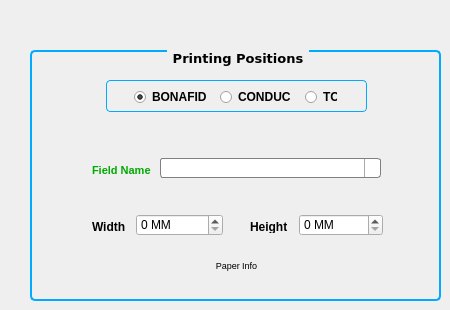
   <widget class="QWidget" name="printPage">
    <widget class="QGroupBox" name="printGB">
     <property name="geometry">
      <rect>
       <x>30</x>
       <y>50</y>
       <width>411</width>
       <height>251</height>
      </rect>
     </property>
     <property name="font">
      <font>
       <family>Verdana</family>
       <pointsize>10</pointsize>
       <weight>75</weight>
       <bold>true</bold>
       <kerning>true</kerning>
      </font>
     </property>
     <property name="styleSheet">
      <string notr="true">QGroupBox {

     background-color: qlineargradient(x1: 0, y1: 0, x2: 0, y2: 1,
                                       stop: 0 #FFFFFF, stop: 1 #E0E0E0);
     border: 2px solid #00AAFF;
     border-radius: 5px;
     margin-top: 1ex; /* leave space at the top for the title */
 }

 QGroupBox::title {
     subcontrol-origin: margin;
     subcontrol-position: top center; /* position at the top center */
     padding: 0 3px;
     
 }</string>
     </property>
     <property name="title">
      <string notr="true">Printing Positions</string>
     </property>
     <property name="alignment">
      <set>Qt::AlignCenter</set>
     </property>
     <widget class="QLabel" name="label_9">
      <property name="geometry">
       <rect>
        <x>62</x>
        <y>114</y>
        <width>61</width>
        <height>13</height>
       </rect>
      </property>
      <property name="font">
       <font>
        <weight>75</weight>
        <bold>true</bold>
       </font>
      </property>
      <property name="text">
       <string>&lt;!DOCTYPE HTML PUBLIC &quot;-//W3C//DTD HTML 4.0//EN&quot; &quot;http://www.w3.org/TR/REC-html40/strict.dtd&quot;&gt;
&lt;html&gt;&lt;head&gt;&lt;meta name=&quot;qrichtext&quot; content=&quot;1&quot; /&gt;&lt;style type=&quot;text/css&quot;&gt;
p, li { white-space: pre-wrap; }
&lt;/style&gt;&lt;/head&gt;&lt;body style=&quot; font-family:'MS Shell Dlg 2'; font-size:8.25pt; font-weight:600; font-style:normal;&quot;&gt;
&lt;p style=&quot; margin-top:0px; margin-bottom:0px; margin-left:0px; margin-right:0px; -qt-block-indent:0; text-indent:0px;&quot;&gt;&lt;span style=&quot; font-size:8pt; color:#00aa00;&quot;&gt;Field Name&lt;/span&gt;&lt;/p&gt;&lt;/body&gt;&lt;/html&gt;</string>
      </property>
      <property name="buddy">
       <cstring>fieldCombo</cstring>
      </property>
     </widget>
     <widget class="QComboBox" name="fieldCombo">
      <property name="geometry">
       <rect>
        <x>130</x>
        <y>108</y>
        <width>221</width>
        <height>20</height>
       </rect>
      </property>
      <property name="minimumSize">
       <size>
        <width>101</width>
        <height>20</height>
       </size>
      </property>
      <property name="styleSheet">
       <string notr="true"> QComboBox {
     border: 1px solid gray;
     border-radius: 3px;
     padding: 1px 18px 1px 3px;
     min-width: 6em;
 }

 QComboBox:editable {
     background: white;
 }

 QComboBox:!editable, QComboBox::drop-down:editable {
      background: qlineargradient(x1: 0, y1: 0, x2: 0, y2: 1,
                                  stop: 0 #E1E1E1, stop: 0.4 #DDDDDD,
                                  stop: 0.5 #D8D8D8, stop: 1.0 #D3D3D3);
 }

 /* QComboBox gets the &quot;on&quot; state when the popup is open */
 QComboBox:!editable:on, QComboBox::drop-down:editable:on {
     background: qlineargradient(x1: 0, y1: 0, x2: 0, y2: 1,
                                 stop: 0 #D3D3D3, stop: 0.4 #D8D8D8,
                                 stop: 0.5 #DDDDDD, stop: 1.0 #E1E1E1);
 }

 QComboBox:on { /* shift the text when the popup opens */
     padding-top: 3px;
     padding-left: 4px;
 }

 QComboBox::drop-down {
     subcontrol-origin: padding;
     subcontrol-position: top right;
     width: 15px;

     border-left-width: 1px;
     border-left-color: darkgray;
     border-left-style: solid; /* just a single line */
     border-top-right-radius: 3px; /* same radius as the QComboBox */
     border-bottom-right-radius: 3px;
 }

 QComboBox::down-arrow {
     image: url(:/Images/down_arrow.png);
 }

 QComboBox::down-arrow:on { /* shift the arrow when popup is open */
     top: 1px;
     left: 1px;
 }</string>
      </property>
      <property name="currentIndex">
       <number>-1</number>
      </property>
      <property name="maxVisibleItems">
       <number>18</number>
      </property>
      <property name="maxCount">
       <number>20</number>
      </property>
      <property name="sizeAdjustPolicy">
       <enum>QComboBox::AdjustToContentsOnFirstShow</enum>
      </property>
     </widget>
     <widget class="QLabel" name="label_10">
      <property name="geometry">
       <rect>
        <x>62</x>
        <y>170</y>
        <width>33</width>
        <height>13</height>
       </rect>
      </property>
      <property name="font">
       <font>
        <weight>75</weight>
        <bold>true</bold>
       </font>
      </property>
      <property name="text">
       <string>Width</string>
      </property>
      <property name="buddy">
       <cstring>xSB</cstring>
      </property>
     </widget>
     <widget class="QLabel" name="label_11">
      <property name="geometry">
       <rect>
        <x>220</x>
        <y>170</y>
        <width>37</width>
        <height>13</height>
       </rect>
      </property>
      <property name="font">
       <font>
        <weight>75</weight>
        <bold>true</bold>
       </font>
      </property>
      <property name="text">
       <string>Height</string>
      </property>
      <property name="buddy">
       <cstring>ySB</cstring>
      </property>
     </widget>
     <widget class="QSpinBox" name="xSB">
      <property name="geometry">
       <rect>
        <x>106</x>
        <y>164</y>
        <width>87</width>
        <height>22</height>
       </rect>
      </property>
      <property name="styleSheet">
       <string notr="true">QSpinBox {
     padding-right: 15px; /* make room for the arrows */
     border-image: url(:Images/frame.png) 4;
     border-width: 3;
 }

 QSpinBox::up-button {
     subcontrol-origin: border;
     subcontrol-position: top right; /* position at the top right corner */

     width: 16px; /* 16 + 2*1px border-width = 15px padding + 3px parent border */
     border-image: url(:/Images/spinup.png) 1;
     border-width: 1px;
 }

 QSpinBox::up-button:hover {
     border-image: url(:/Images/spinup_hover.png) 1;
 }

 QSpinBox::up-button:pressed {
     border-image: url(:/Images/spinup_pressed.png) 1;
 }

 QSpinBox::up-arrow {
     image: url(:Images/up_arrow.png);
     width: 7px;
     height: 7px;
 }

 QSpinBox::up-arrow:disabled, QSpinBox::up-arrow:off { /* off state when value is max */
    image: url(:/Images/up_arrow_disabled.png);
 }

 QSpinBox::down-button {
     subcontrol-origin: border;
     subcontrol-position: bottom right; /* position at bottom right corner */

     width: 16px;
     border-image: url(:/Images/spindown.png) 1;
     border-width: 1px;
     border-top-width: 0;
 }

 QSpinBox::down-button:hover {
     border-image: url(:/Images/spindown_hover.png) 1;
 }

 QSpinBox::down-button:pressed {
     border-image: url(:/Images/spindown_pressed.png) 1;
 }

 QSpinBox::down-arrow {
     image: url(:/Images/down_arrow.png);
     width: 7px;
     height: 7px;
 }

 QSpinBox::down-arrow:disabled,
 QSpinBox::down-arrow:off { /* off state when value in min */
    image: url(:/Images/down_arrow_disabled.png);
 }</string>
      </property>
      <property name="frame">
       <bool>true</bool>
      </property>
      <property name="suffix">
       <string> MM</string>
      </property>
      <property name="maximum">
       <number>1000</number>
      </property>
      <property name="value">
       <number>0</number>
      </property>
     </widget>
     <widget class="QSpinBox" name="ySB">
      <property name="geometry">
       <rect>
        <x>269</x>
        <y>164</y>
        <width>84</width>
        <height>22</height>
       </rect>
      </property>
      <property name="styleSheet">
       <string notr="true">QSpinBox {
     padding-right: 15px; /* make room for the arrows */
     border-image: url(:Images/frame.png) 4;
     border-width: 3;
 }

 QSpinBox::up-button {
     subcontrol-origin: border;
     subcontrol-position: top right; /* position at the top right corner */

     width: 16px; /* 16 + 2*1px border-width = 15px padding + 3px parent border */
     border-image: url(:/Images/spinup.png) 1;
     border-width: 1px;
 }

 QSpinBox::up-button:hover {
     border-image: url(:/Images/spinup_hover.png) 1;
 }

 QSpinBox::up-button:pressed {
     border-image: url(:/Images/spinup_pressed.png) 1;
 }

 QSpinBox::up-arrow {
     image: url(:Images/up_arrow.png);
     width: 7px;
     height: 7px;
 }

 QSpinBox::up-arrow:disabled, QSpinBox::up-arrow:off { /* off state when value is max */
    image: url(:/Images/up_arrow_disabled.png);
 }

 QSpinBox::down-button {
     subcontrol-origin: border;
     subcontrol-position: bottom right; /* position at bottom right corner */

     width: 16px;
     border-image: url(:/Images/spindown.png) 1;
     border-width: 1px;
     border-top-width: 0;
 }

 QSpinBox::down-button:hover {
     border-image: url(:/Images/spindown_hover.png) 1;
 }

 QSpinBox::down-button:pressed {
     border-image: url(:/Images/spindown_pressed.png) 1;
 }

 QSpinBox::down-arrow {
     image: url(:/Images/down_arrow.png);
     width: 7px;
     height: 7px;
 }

 QSpinBox::down-arrow:disabled,
 QSpinBox::down-arrow:off { /* off state when value in min */
    image: url(:/Images/down_arrow_disabled.png);
 }</string>
      </property>
      <property name="suffix">
       <string> MM</string>
      </property>
      <property name="maximum">
       <number>1000</number>
      </property>
     </widget>
     <widget class="QLabel" name="paperLabel">
      <property name="geometry">
       <rect>
        <x>16</x>
        <y>210</y>
        <width>381</width>
        <height>16</height>
       </rect>
      </property>
      <property name="font">
       <font>
        <stylestrategy>PreferAntialias</stylestrategy>
       </font>
      </property>
      <property name="styleSheet">
       <string notr="true"/>
      </property>
      <property name="text">
       <string>&lt;!DOCTYPE HTML PUBLIC &quot;-//W3C//DTD HTML 4.0//EN&quot; &quot;http://www.w3.org/TR/REC-html40/strict.dtd&quot;&gt;
&lt;html&gt;&lt;head&gt;&lt;meta name=&quot;qrichtext&quot; content=&quot;1&quot; /&gt;&lt;style type=&quot;text/css&quot;&gt;
p, li { white-space: pre-wrap; }
&lt;/style&gt;&lt;/head&gt;&lt;body style=&quot; font-family:'MS Shell Dlg 2'; font-size:8.25pt; font-weight:400; font-style:normal;&quot;&gt;
&lt;p style=&quot; margin-top:0px; margin-bottom:0px; margin-left:0px; margin-right:0px; -qt-block-indent:0; text-indent:0px;&quot;&gt;&lt;span style=&quot; font-size:7pt; color:#000000;&quot;&gt;Paper Info&lt;/span&gt;&lt;/p&gt;
&lt;p style=&quot;-qt-paragraph-type:empty; margin-top:0px; margin-bottom:0px; margin-left:0px; margin-right:0px; -qt-block-indent:0; text-indent:0px; font-size:8pt; font-weight:600; color:#000000;&quot;&gt;&lt;/p&gt;&lt;/body&gt;&lt;/html&gt;</string>
      </property>
      <property name="textFormat">
       <enum>Qt::RichText</enum>
      </property>
      <property name="alignment">
       <set>Qt::AlignCenter</set>
      </property>
     </widget>
     <widget class="QLabel" name="label_13">
      <property name="geometry">
       <rect>
        <x>10</x>
        <y>10</y>
        <width>57</width>
        <height>53</height>
       </rect>
      </property>
      <property name="text">
       <string>&lt;!DOCTYPE HTML PUBLIC &quot;-//W3C//DTD HTML 4.0//EN&quot; &quot;http://www.w3.org/TR/REC-html40/strict.dtd&quot;&gt;
&lt;html&gt;&lt;head&gt;&lt;meta name=&quot;qrichtext&quot; content=&quot;1&quot; /&gt;&lt;style type=&quot;text/css&quot;&gt;
p, li { white-space: pre-wrap; }
&lt;/style&gt;&lt;/head&gt;&lt;body style=&quot; font-family:'MS Shell Dlg 2'; font-size:8.25pt; font-weight:400; font-style:normal;&quot;&gt;
&lt;p style=&quot; margin-top:0px; margin-bottom:0px; margin-left:0px; margin-right:0px; -qt-block-indent:0; text-indent:0px;&quot;&gt;&lt;img src=&quot;:/Images/measuring_tape.jpg&quot; /&gt;&lt;/p&gt;&lt;/body&gt;&lt;/html&gt;</string>
      </property>
      <property name="scaledContents">
       <bool>true</bool>
      </property>
     </widget>
     <widget class="QFrame" name="frame_2">
      <property name="geometry">
       <rect>
        <x>76</x>
        <y>30</y>
        <width>261</width>
        <height>32</height>
       </rect>
      </property>
      <property name="styleSheet">
       <string notr="true">QFrame, QLabel, QToolTip {
     border: 1px solid #00AAFF ;

     border-radius: 4px;
     padding: 2px;
background-color: qlineargradient(x1: 0, y1: 0, x2: 0, y2: 1, 
stop: 0 #E0E0E0, stop: 1 #FFFFFF);
     
 }

</string>
      </property>
      <property name="frameShape">
       <enum>QFrame::StyledPanel</enum>
      </property>
      <property name="frameShadow">
       <enum>QFrame::Plain</enum>
      </property>
      <widget class="QRadioButton" name="bonafideRB1">
       <property name="geometry">
        <rect>
         <x>27</x>
         <y>10</y>
         <width>74</width>
         <height>13</height>
        </rect>
       </property>
       <property name="font">
        <font>
         <weight>75</weight>
         <bold>true</bold>
        </font>
       </property>
       <property name="styleSheet">
        <string notr="true">QRadioButton::indicator {
     width: 13px;
     height: 13px;
 }

 QRadioButton::indicator::unchecked {
     image: url(:/Images/radiobutton_unchecked.png);
 }

 QRadioButton::indicator:unchecked:hover {
     image: url(:/Images/radiobutton_unchecked_hover.png);
 }

 QRadioButton::indicator:unchecked:pressed {
     image: url(:/Images/radiobutton_unchecked_pressed.png);
 }

 QRadioButton::indicator::checked {
     image: url(:/Images/radiobutton_checked.png);
 }

 QRadioButton::indicator:checked:hover {
     image: url(:/Images/radiobutton_checked_hover.png);
 }

 QRadioButton::indicator:checked:pressed {
     image: url(:/Images/radiobutton_checked_pressed.png);
 }</string>
       </property>
       <property name="text">
        <string>BONAFIDE</string>
       </property>
       <property name="checkable">
        <bool>true</bool>
       </property>
       <property name="checked">
        <bool>true</bool>
       </property>
      </widget>
      <widget class="QRadioButton" name="conductRB1">
       <property name="geometry">
        <rect>
         <x>113</x>
         <y>10</y>
         <width>71</width>
         <height>13</height>
        </rect>
       </property>
       <property name="font">
        <font>
         <weight>75</weight>
         <bold>true</bold>
        </font>
       </property>
       <property name="styleSheet">
        <string notr="true">QRadioButton::indicator {
     width: 13px;
     height: 13px;
 }

 QRadioButton::indicator::unchecked {
     image: url(:/Images/radiobutton_unchecked.png);
 }

 QRadioButton::indicator:unchecked:hover {
     image: url(:/Images/radiobutton_unchecked_hover.png);
 }

 QRadioButton::indicator:unchecked:pressed {
     image: url(:/Images/radiobutton_unchecked_pressed.png);
 }

 QRadioButton::indicator::checked {
     image: url(:/Images/radiobutton_checked.png);
 }

 QRadioButton::indicator:checked:hover {
     image: url(:/Images/radiobutton_checked_hover.png);
 }

 QRadioButton::indicator:checked:pressed {
     image: url(:/Images/radiobutton_checked_pressed.png);
 }</string>
       </property>
       <property name="text">
        <string>CONDUCT</string>
       </property>
      </widget>
      <widget class="QRadioButton" name="tcRB1">
       <property name="geometry">
        <rect>
         <x>198</x>
         <y>10</y>
         <width>33</width>
         <height>13</height>
        </rect>
       </property>
       <property name="font">
        <font>
         <weight>75</weight>
         <bold>true</bold>
        </font>
       </property>
       <property name="styleSheet">
        <string notr="true">QRadioButton::indicator {
     width: 13px;
     height: 13px;
 }

 QRadioButton::indicator::unchecked {
     image: url(:/Images/radiobutton_unchecked.png);
 }

 QRadioButton::indicator:unchecked:hover {
     image: url(:/Images/radiobutton_unchecked_hover.png);
 }

 QRadioButton::indicator:unchecked:pressed {
     image: url(:/Images/radiobutton_unchecked_pressed.png);
 }

 QRadioButton::indicator::checked {
     image: url(:/Images/radiobutton_checked.png);
 }

 QRadioButton::indicator:checked:hover {
     image: url(:/Images/radiobutton_checked_hover.png);
 }

 QRadioButton::indicator:checked:pressed {
     image: url(:/Images/radiobutton_checked_pressed.png);
 }</string>
       </property>
       <property name="text">
        <string>TC</string>
       </property>
      </widget>
     </widget>
    </widget>
   </widget>
